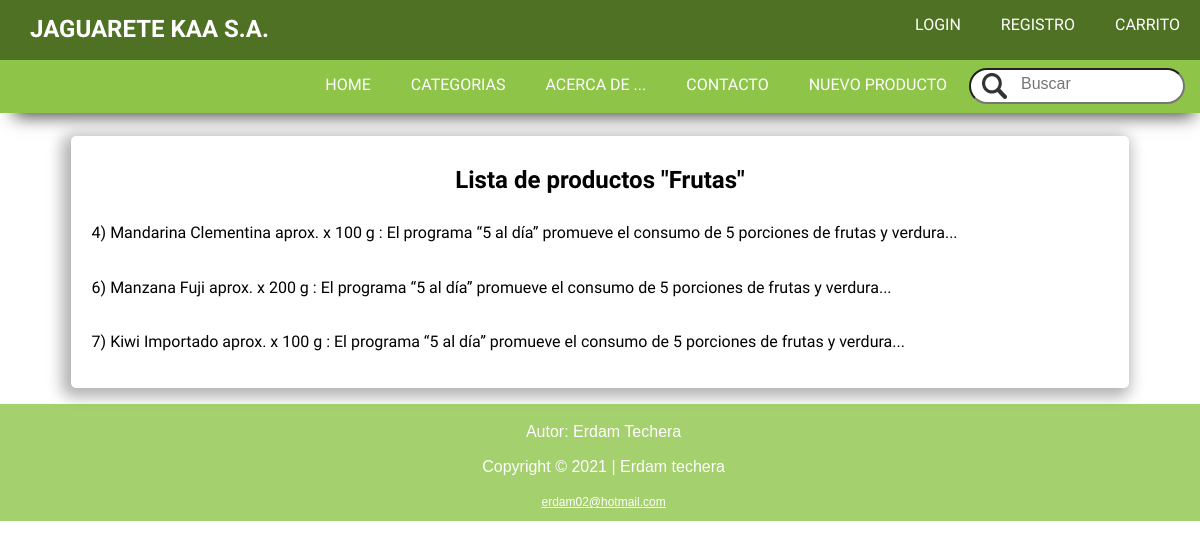
/2, run on the app's committed database.
### JAGUARETE/models.py (models this page shows, shortened)
class Categoria(models.Model):
    nombre= models.CharField(max_length=120, default="")
    def __str__(self):
       return f"{self.nombre}"

class Producto(models.Model):
    titulo = models.CharField(max_length=50)
    imagen = models.ImageField(upload_to="_img", null=True)
    descripcion = models.CharField(max_length=500)
    precio = models.IntegerField()
    categoria = models.ForeignKey(Categoria, null=False, blank=False, on_delete=models.CASCADE)

### JAGUARETE/views.py (the view)
# urls.py: path('<int:categoria_id>', views.busqueda, name="busqueda")
def busqueda(request, categoria_id):
    iterable = Categoria.objects.get(id=categoria_id)
    categoria = Categoria.objects.all()
    listado_producto = Producto.objects.all()
    return render(request, "JAGUARETE/busqueda.html",{
        "titulo": "busqueda",
        "lista_productos": listado_producto,
        "iterable": iterable,
        "categorias": categoria
    })

### JAGUARETE/templates/JAGUARETE/busqueda.html
{% extends "JAGUARETE/layout.html" %}
 {% block main %}
      <main>
         <section>
            <article id="articuloSecundario">
               <h2 class="centrar">Lista de productos "{{ iterable }}"</h2>
                {% for producto in lista_productos %}
                   {% if producto.categoria == iterable %}
                     <p> {{ forloop.counter}}) {{producto.titulo}} :        {{producto.descripcion|truncatechars_html:80 }}</p>
                   {% endif %}
                 {% empty %}
                         <h3>No hay elementos que mostrar</h3>
                {% endfor %}
            </article>
         </section>
      </main>
{% endblock %}

### JAGUARETE/static/_css/estilo.css (style rules this page uses)
:root { --colorEncabezado: rgb(79, 113, 36); --colorPagina: rgb(142, 197, 73); --colorTexto: #77837F; --colorFooter: rgba(142, 197, 73, .8); --colorBotonHover: rgba(142, 197, 73, .5); --colorBlanco: white; --menuUser: rgba(142, 197, 73, .8); --transparente:rgba(0, 0, 0, 0.75); }
body { font-family: 'Lemonada', cursive; }
main { width: 100%; padding-top: 1%; padding-bottom: .3%; : }
section { width: 90%; margin: 0 auto 1% auto; }
#articuloSecundario p { padding-bottom: 13px; padding: 10px; }

### JAGUARETE/static/_css/articulos.css (style rules this page uses)
#articuloSecundario { padding: 1%; }
article { margin: 1%; background: var(--colorBlanco); border-radius: 5px; -webkit-box-shadow: -4px 4px 15px 5px rgba(0,0,0,0.31); box-shadow: -4px 4px 15px 5px rgba(0,0,0,0.31); }

### JAGUARETE/static/_css/productos.css (style rules this page uses)
.centrar { text-align: center; }

### data on the page
Categoria: nombre "Frutas"
Producto: titulo "Mandarina Clementina aprox. x 100 g", descripcion "El programa “5 al día” promueve el consumo de 5 porciones de frutas y verdura..."
Producto: titulo "Manzana Fuji aprox. x 200 g", descripcion "El programa “5 al día” promueve el consumo de 5 porciones de frutas y verdura..."
Producto: titulo "Kiwi Importado aprox. x 100 g", descripcion "El programa “5 al día” promueve el consumo de 5 porciones de frutas y verdura..."
